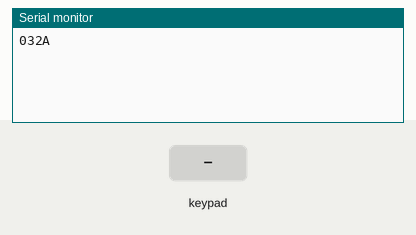
Bench run of a sketch on a simulated Arduino Uno, built with avr-gcc and run on an emulated ATmega328P. Parts: the last lines printed to the serial monitor. Wiring (inferred from the names in the program): 4×4 keypad with keys 1 2 3 A 4 5 6 B 7 8 9 C * 0 # D (labels assumed): rows pin 13, pin 12, pin 11, pin 10; columns pin 9, pin 8, pin 7, pin 6. Inputs (shaded band) come from the test bench. Random numbers use the default seed unless the sketch sets one.

Above: at 1.2 s.
1.3 s: key '1' pressed
At 1.6 s:
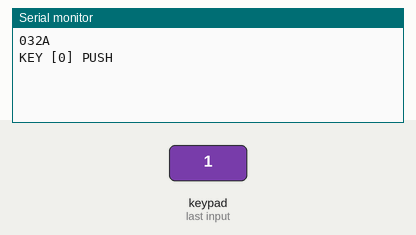
2.8 s: keypad keys 1 3 1 2 1 1 1 0 pressed 0.4 s apart
At 6.1 s:
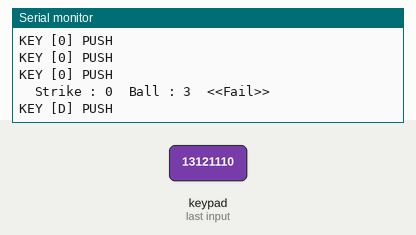
7.5 s: key '9' pressed
At 8.7 s:
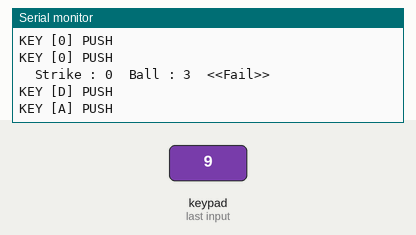
9.0 s: key 'C' pressed
At 9.9 s:
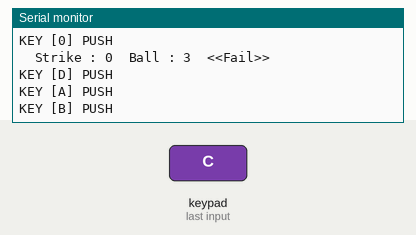
10.5 s: keypad keys 9 8 7 6 * pressed 0.4 s apart
At 13.5 s:
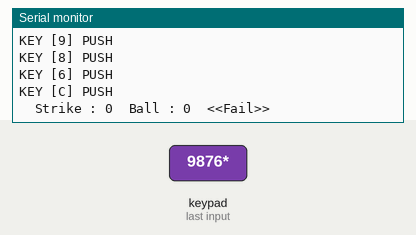
Timing chart, 0 to 15.0 s (numbered marks = the images above; inputs shaded):
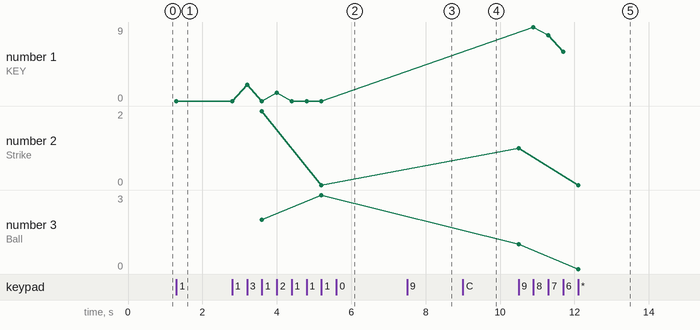

Measured:
- after the input at 1.3 s, the serial monitor: prints a new line at once (image 1)
- after the input at 2.8 s, the serial monitor: prints a new line after 0.40 s (image 2)
- after the input at 7.5 s, the serial monitor: prints a new line at once (image 3)
- after the input at 9.0 s, the serial monitor: prints a new line at once (image 4)
- after the input at 10.5 s, the serial monitor: prints a new line at once (image 5)
- plotted number 1: 0 → 6 after the input at 10.5 s
- plotted number 3: 3 → 0 after the input at 10.5 s

The sketch:

test.ino
```cpp
#define SIZE 4
#include "Switch.h"

int aKey[SIZE] = {0,};
int aPassword[SIZE] = {0,};

int aPinRow[4] = {13, 12, 11, 10};
int aPinColumn[4] = {9, 8, 7, 6};
int pinGnd = 5;
int i, j;
int nCount = 0;

Switch sw[4]={Switch(9), Switch(8), Switch(7), Switch(6)};

void setup() {

  Serial.begin(115200);
  randomSeed(analogRead(0));

  for(int i=0; i<4; i++)
  {
    pinMode(aPinRow[i], OUTPUT);
    pinMode(aPinColumn[i], INPUT);
  }
  pinMode(pinGnd, OUTPUT);
  digitalWrite(pinGnd, LOW);

  // generate key
  for(i=0; i<SIZE; i++)
  {
    aKey[i] = random(16);
    // check duplication
    for(j=0; j<i; j++) {
      if(aKey[i]==aKey[j]) {
        i=-1;
      }
    }
  }

  // print
  for(i=0; i<SIZE; i++)
  {
   Serial.print(aKey[i], HEX);
  }
  Serial.println();

}

void loop() {
  int nRow, nColumn, nNumber;

  for(int i=0; i<4; i++)
  {
    digitalWrite(aPinRow[i], HIGH);
    nRow = 0;
    nRow = i*4;
    for(int j=0; j<4; j++)
    {
      nColumn = 0;
      nColumn += j;
      if(sw[j].readSwitchDTC())
      {
        nNumber = nRow + nColumn;
        Serial.print("KEY [");
        Serial.print(nNumber, HEX);
        Serial.println("] PUSH");
        aPassword[nCount] = nNumber;
        nCount++;
      }
    }
    digitalWrite(aPinRow[i], LOW);

    if(nCount == SIZE) {
      checkPassword(aPassword);
      nCount = 0;
    }
  }
}

void checkPassword(int aPassword[SIZE])
{
  int nStrike = 0, nBall = 0;
  for(int i=0; i<SIZE; i++) {
    for(int j=0; j<SIZE; j++) {
      if(aKey[i] == aPassword[j]){
        if(i==j) nStrike++;
        else nBall++;
      }
    }
  }
  Serial.print("\tStrike : ");
  Serial.print(nStrike);
  Serial.print("\tBall : ");
  Serial.print(nBall);

  if(nStrike == SIZE) {
    Serial.println("\t<<Success>>");
  }
  else
    Serial.println("\t<<Fail>>");
}
```

Switch.cpp
```cpp
#include "Arduino.h"
#include "Switch.h"


/**
 * 스위치를 설정하는 함수 풀업 스위치에 지정한다.
 * @param pin 스위치에 연결된 핀 지정
 * @param led LED 에 연결된 핀 지정 기본값은 -1 이다.
*/
Switch::Switch(int8_t pin, int8_t led){
    _digitalPin = pin;
    _led = led;
    if(_led != -1) pinMode(_led, OUTPUT);
    pinMode(_digitalPin, INPUT);
}

void Switch::readSwitchChangeLed(int de)
{
    _buttonInput = digitalRead(_digitalPin);
    _button_curr_state = _buttonInput;
    if (_button_curr_state == HIGH && _button_prev_input == LOW && (millis()-_prevTime)>de){
        if(_led_state){
            _led_state = LOW;
        } else {
            _led_state = HIGH;
        }
        _prevTime = millis();
        digitalWrite(_led, _led_state);
    } else if (_button_curr_state == LOW && _button_prev_input == HIGH && (millis()-_prevTime)>de){
        _prevTime = millis();
    }
    _button_prev_input = _button_curr_state;
}

bool Switch::readSwitch(int de)
{
    _buttonInput = digitalRead(_digitalPin);
    _button_curr_state = _buttonInput;
    if (_button_curr_state == HIGH && _button_prev_input == LOW && (millis()-_prevTime)>de){
        _prevTime = millis();
        return true;
    } else if (_button_curr_state == LOW && _button_prev_input == HIGH && (millis()-_prevTime)>de){
        _prevTime = millis();
    }
    _button_prev_input = _button_curr_state;
    return false;
}

/**
 * DTC(delayed time check) 방법으로 스위치를 인식하는 함수
 * 어쩔 수 없이 전압의 변화가 있을 때 시간으로만 버튼을 인식
*/
bool Switch::readSwitchDTC(int de = 50)
{
if(digitalRead(_digitalPin)) {
    _prevTime = millis();
    // de ms High read
    if((_prevTime - _prevTime2) < de) {
      if(_flag == 0) {
        _flag = 1;
        return true;
      }
    }
    _prevTime2 = _prevTime;
  }
  else {
    // always Low
    if((millis() - _prevTime) > de) {
      if(_flag) {
        _flag = 0;
      }
    }
  }
  return false;
}
```

Switch.h
```cpp
#ifndef Switch_h
#define Switch_h
class Switch
{
  private:
    int _button_prev_input = LOW;
    int _button_curr_state = LOW;
    int _led_state = 0;
    int _digitalPin = NULL;
    int _buttonInput = 0;
    int _led = NULL;
    unsigned long _prevTime= 0;
    unsigned long _prevTime2= 0;
    bool _flag = false;

  public:
    Switch(int8_t pin, int8_t led = -1);
    void readSwitchChangeLed(int de = 50);
    bool readSwitch(int de = 50);
    bool readSwitchDTC(int de = 50);
};

#endif
```
